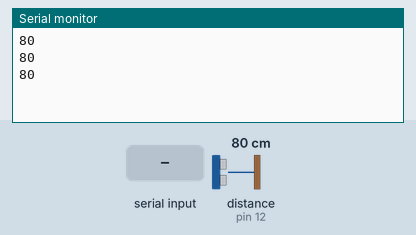
This sketch was run on a simulated Arduino Leonardo, built with avr-gcc and run on an emulated ATmega32U4. Parts: the last lines printed to the serial monitor. Wiring (inferred from the names in the program): ultrasonic range finder: trigger pin 12; echo pin 12. Inputs (shaded band) come from the test bench; at power-on: distance to the obstacle (sensor on pin 12) 80 cm. The echo pulse lasts 58.3 µs per cm.

Above: at 1.2 s.
1.3 s: distance to the obstacle (sensor on pin 12) set to 2 cm
At 1.88 s:
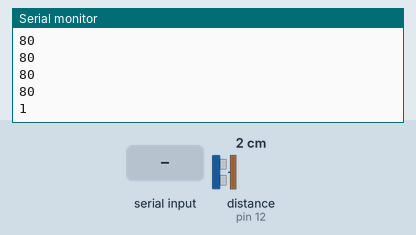
2.8 s: "1" received over the second serial link
At 3.08 s:
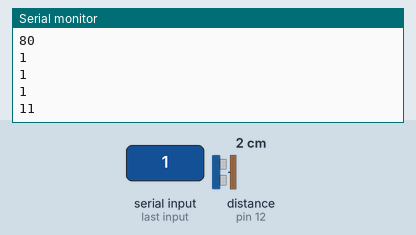
4.3 s: "0" received over the second serial link
At 4.69 s:
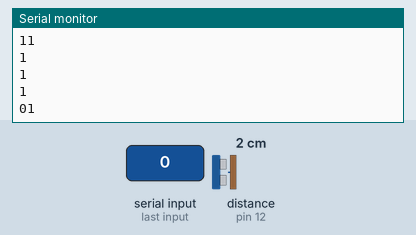
5.8 s: distance to the obstacle (sensor on pin 12) set to 4 cm
At 5.89 s:
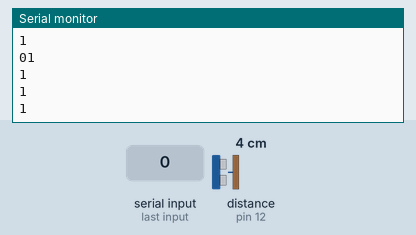
Timing chart, 0 to 8.3 s (numbered marks = the images above; inputs shaded):
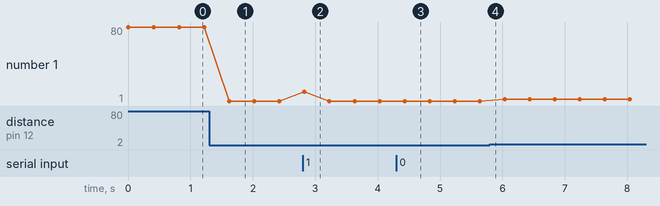

Measured:
- after the input at 1.3 s, the serial monitor: prints a new line after 0.32 s (image 1)
- after the input at 2.8 s, the serial monitor: prints a new line at once (image 2)
- after the input at 4.3 s, the serial monitor: prints a new line after 0.13 s (image 3)
- plotted number 1: 80 → 1 after the input at 1.3 s, 1 → 3 after the input at 5.8 s

The sketch:

ARDUINO.ino
```cpp
int pinUltra = 12;
void setup() {
  // put your setup code here, to run once:
  Serial.begin(9600);
  Serial1.begin(9600);
}

long readUltrasonic(int triggerPin,int echoPin){
  pinMode(triggerPin,OUTPUT);
  digitalWrite(triggerPin,LOW);
  delayMicroseconds(2);

  digitalWrite(triggerPin,HIGH);
  delayMicroseconds(10);
  digitalWrite(triggerPin,LOW);
  pinMode(echoPin,INPUT);

  return pulseIn(echoPin,HIGH);
}

void loop() {
  // put your main code here, to run repeatedly:
  if(Serial1.available()>0){
    char lectura = Serial1.read();
      Serial.print(lectura);
      Serial1.print("hola");
  }
  int cm;
  cm = 0.01723*readUltrasonic(pinUltra,pinUltra);
  Serial.println(cm);
  delay(400);
}
```
